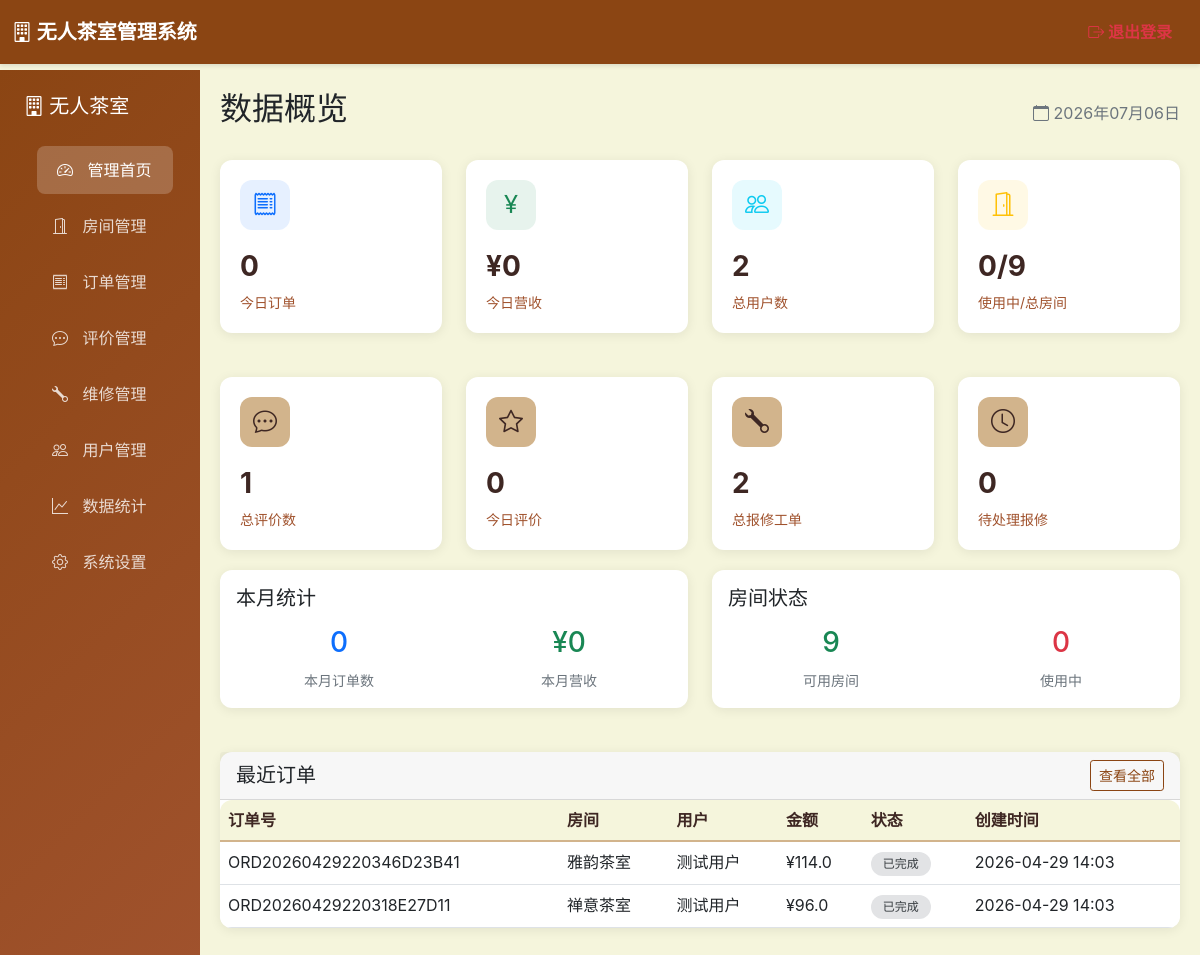
/admin (signed in), run on the app's committed database.
### models.py (models this page shows, shortened)
class Order(db.Model):
    __tablename__ = 'orders'
    id = db.Column(db.Integer, primary_key=True)
    order_no = db.Column(db.String(50), unique=True, nullable=False, index=True)
    booking_id = db.Column(db.Integer, db.ForeignKey('bookings.id'))  # 关联预约
    user_id = db.Column(db.Integer, db.ForeignKey('users.id'), nullable=False)
    room_id = db.Column(db.Integer, db.ForeignKey('rooms.id'), nullable=False)
    start_time = db.Column(db.DateTime, nullable=False)
    end_time = db.Column(db.DateTime, nullable=False)
    duration_hours = db.Column(db.Float, nullable=False)
    total_amount = db.Column(db.Float, nullable=False)
    status = db.Column(db.String(20), default='pending')
    payment_status = db.Column(db.String(20), default='unpaid')
    qr_code = db.Column(db.String(255))
    check_in_time = db.Column(db.DateTime)
    check_out_time = db.Column(db.DateTime)
    door_code = db.Column(db.String(6))  # 开门验证码（6位数字）
    payment_type = db.Column(db.String(20), default='immediate')  # 支付方式：immediate立即支付，postpay后付
    tea_type = db.Column(db.String(50), default='默认免费茶')  # 茶叶品类
    tea_price = db.Column(db.Float, default=0.0)  # 茶叶加价
    tea_weight = db.Column(db.Float, default=0.0)  # 茶叶重量（克）
    tea_unit_price = db.Column(db.Float, default=0.0)  # 茶叶单价（元/克）
    package_type = db.Column(db.String(50), default='按小时计费')  # 套餐类型
    created_at = db.Column(db.DateTime, default=datetime.utcnow)
    updated_at = db.Column(db.DateTime, default=datetime.utcnow, onupdate=datetime.utcnow)

class Room(db.Model):
    __tablename__ = 'rooms'
    id = db.Column(db.Integer, primary_key=True)
    name = db.Column(db.String(100), nullable=False)
    description = db.Column(db.Text)
    capacity = db.Column(db.Integer, default=4)
    price_per_hour = db.Column(db.Float, nullable=False)
    image_url = db.Column(db.String(255))
    facilities = db.Column(db.Text)
    status = db.Column(db.String(20), default='available')
    floor = db.Column(db.Integer, default=1)
    created_at = db.Column(db.DateTime, default=datetime.utcnow)
    orders = db.relationship('Order', backref='room', lazy=True, cascade='all, delete-orphan')
    bookings = db.relationship('Booking', backref='room', lazy=True, cascade='all, delete-orphan')

class User(db.Model):
    __tablename__ = 'users'
    id = db.Column(db.Integer, primary_key=True)
    username = db.Column(db.String(80), unique=True, nullable=False, index=True)
    password_hash = db.Column(db.String(255), nullable=False)
    phone = db.Column(db.String(20), unique=True, nullable=False, index=True)
    real_name = db.Column(db.String(50), nullable=False)
    email = db.Column(db.String(120), unique=True)
    is_admin = db.Column(db.Boolean, default=False)
    is_active = db.Column(db.Boolean, default=True)
    balance = db.Column(db.Float, default=0.0)
    is_member = db.Column(db.Boolean, default=False)
    member_level = db.Column(db.Integer, default=1)
    member_expires_at = db.Column(db.DateTime)
    total_consumption = db.Column(db.Float, default=0.0)
    created_at = db.Column(db.DateTime, default=datetime.utcnow)
    updated_at = db.Column(db.DateTime, default=datetime.utcnow, onupdate=datetime.utcnow)
    orders = db.relationship('Order', backref='user', lazy=True, cascade='all, delete-orphan')
    bookings = db.relationship('Booking', backref='user', lazy=True, cascade='all, delete-orphan')

### routes/admin.py (the view)
@admin_bp.route('/admin')
@admin_required
def dashboard():
    today = datetime.now().date()
    today_start = datetime.combine(today, datetime.min.time())
    today_orders = Order.query.filter(Order.created_at >= today_start).count()
    today_revenue = db.session.query(db.func.sum(Order.total_amount)).filter(
        Order.created_at >= today_start,
        Order.status == 'completed'
    ).scalar() or 0
    total_users = User.query.count()
    total_rooms = Room.query.count()
    available_rooms = Room.query.filter_by(status='available').count()
    in_use_rooms = Room.query.filter_by(status='occupied').count()
    month_start = today.replace(day=1)
    month_orders = Order.query.filter(Order.created_at >= month_start).count()
    month_revenue = db.session.query(db.func.sum(Order.total_amount)).filter(
        Order.created_at >= month_start,
        Order.status == 'completed'
    ).scalar() or 0
    from models import Review
    total_reviews = Review.query.count()
    today_reviews = Review.query.filter(Review.created_at >= today_start).count()
    from models import Repair
    total_repairs = Repair.query.count()
    pending_repairs = Repair.query.filter_by(status='pending').count()
    today_repairs = Repair.query.filter(Repair.created_at >= today_start).count()
    recent_orders = Order.query.order_by(Order.created_at.desc()).limit(10).all()
    return render_template('admin/dashboard.html',
                        today=today,
                        today_orders=today_orders,
                        today_revenue=today_revenue,
                        total_users=total_users,
                        total_rooms=total_rooms,
                        available_rooms=available_rooms,
                        in_use_rooms=in_use_rooms,
                        month_orders=month_orders,
                        month_revenue=month_revenue,
                        total_reviews=total_reviews,
                        today_reviews=today_reviews,
                        total_repairs=total_repairs,
                        pending_repairs=pending_repairs,
                        today_repairs=today_repairs,
                        recent_orders=recent_orders)

### routes/admin.py (called while the page is built)
def admin_required(f):
    @wraps(f)
    def decorated_function(*args, **kwargs):
        if 'admin_id' not in session:
            flash('请先登录管理员账号', 'error')
            return redirect(url_for('admin.login'))
        return f(*args, **kwargs)
    return decorated_function

### templates/admin/dashboard.html (shortened to what this page needs)
{% extends "admin/base.html" %}
{% block content %}
<div class="d-flex justify-content-between align-items-center mb-4">
    <h2>数据概览</h2>
    <span class="text-muted">
        <i class="bi bi-calendar"></i>
        {{ today.strftime('%Y年%m月%d日') }}
    </span>
</div>
<div class="row">
    <div class="col-md-3">
        <div class="stat-card">
            <div class="icon bg-primary bg-opacity-10 text-primary">
                <i class="bi bi-receipt"></i>
            </div>
            <div class="value">{{ today_orders }}</div>
            <div class="label">今日订单</div>
        </div>
    </div>
    <div class="col-md-3">
        <div class="stat-card">
            <div class="icon bg-success bg-opacity-10 text-success">
                <i class="bi bi-currency-yen"></i>
            </div>
            <div class="value">¥{{ today_revenue|round(2) }}</div>
            <div class="label">今日营收</div>
        </div>
    </div>
    <div class="col-md-3">
        <div class="stat-card">
            <div class="icon bg-info bg-opacity-10 text-info">
                <i class="bi bi-people"></i>
            </div>
            <div class="value">{{ total_users }}</div>
            <div class="label">总用户数</div>
        </div>
    </div>
    <div class="col-md-3">
        <div class="stat-card">
            <div class="icon bg-warning bg-opacity-10 text-warning">
                <i class="bi bi-door-open"></i>
            </div>
            <div class="value">{{ in_use_rooms }}/{{ total_rooms }}</div>
            <div class="label">使用中/总房间</div>
        </div>
    </div>
    <div class="col-md-3 mt-4">
        <div class="stat-card">
            <div class="icon bg-purple bg-opacity-10 text-purple">
                <i class="bi bi-chat-dots"></i>
            </div>
            <div class="value">{{ total_reviews }}</div>
            <div class="label">总评价数</div>
        </div>
    </div>
    <div class="col-md-3 mt-4">
        <div class="stat-card">
            <div class="icon bg-pink bg-opacity-10 text-pink">
                <i class="bi bi-star"></i>
            </div>
            <div class="value">{{ today_reviews }}</div>
            <div class="label">今日评价</div>
        </div>
    </div>
    <div class="col-md-3 mt-4">
        <div class="stat-card">
            <div class="icon bg-orange bg-opacity-10 text-orange">
                <i class="bi bi-wrench"></i>
            </div>
            <div class="value">{{ total_repairs }}</div>
            <div class="label">总报修工单</div>
        </div>
    </div>
    <div class="col-md-3 mt-4">
        <div class="stat-card">
            <div class="icon bg-red bg-opacity-10 text-red">
                <i class="bi bi-clock"></i>
            </div>
            <div class="value">{{ pending_repairs }}</div>
            <div class="label">待处理报修</div>
        </div>
    </div>
</div>
<div class="row mb-4">
    <div class="col-md-6">
        <div class="card">
            <div class="card-body">
                <h5 class="card-title mb-3">本月统计</h5>
                <div class="row">
                    <div class="col-6">
                        <div class="text-center">
                            <div class="h3 text-primary">{{ month_orders }}</div>
                            <small class="text-muted">本月订单数</small>
                        </div>
                    </div>
                    <div class="col-6">
                        <div class="text-center">
                            <div class="h3 text-success">¥{{ month_revenue|round(2) }}</div>
                            <small class="text-muted">本月营收</small>
                        </div>
                    </div>
                </div>
            </div>
        </div>
    </div>
    <div class="col-md-6">
        <div class="card">
            <div class="card-body">
                <h5 class="card-title mb-3">房间状态</h5>
                <div class="row">
                    <div class="col-6">
                        <div class="text-center">
                            <div class="h3 text-success">{{ available_rooms }}</div>
                            <small class="text-muted">可用房间</small>
                        </div>
                    </div>
                    <div class="col-6">
                        <div class="text-center">
                            <div class="h3 text-danger">{{ in_use_rooms }}</div>
                            <small class="text-muted">使用中</small>
                        </div>
                    </div>
                </div>
            </div>
        </div>
    </div>
</div>
<div class="card">
    <div class="card-header d-flex justify-content-between align-items-center">
        <h5 class="mb-0">最近订单</h5>
        <a href="{{ url_for('admin.orders') }}" class="btn btn-sm btn-outline-primary">
            查看全部
        </a>
    </div>
    <div class="card-body p-0">
        <div class="table-responsive">
            <table class="table table-hover mb-0">
                <thead>
                    <tr>
                        <th>订单号</th>
                        <th>房间</th>
                        <th>用户</th>
                        <th>金额</th>
                        <th>状态</th>
                        <th>创建时间</th>
                    </tr>
                </thead>
                <tbody>
                    {% for order in recent_orders %}
                    <tr>
                        <td>{{ order.order_no }}</td>
                        <td>{{ order.room.name if order.room else '-' }}</td>
                        <td>{{ order.user.real_name if order.user else '-' }}</td>
                        <td>¥{{ order.total_amount|round(2) }}</td>
                        <td>
                            <span class="badge badge-{{ order.status }}">
                                {% if order.status == 'pending' %}待确认
                                {% elif order.status == 'confirmed' %}已确认
                                {% elif order.status == 'in_use' %}使用中
                                {% elif order.status == 'completed' %}已完成
                                {% elif order.status == 'cancelled' %}已取消
                                {% endif %}
                            </span>
                        </td>
                        <td>{{ order.created_at.strftime('%Y-%m-%d %H:%M') if order.created_at else '-' }}</td>
                    </tr>
                    {% else %}
                    <tr>
                        <td colspan="6" class="text-center text-muted">
                            暂无订单数据
                        </td>
                    </tr>
                    {% endfor %}
                </tbody>
            </table>
        </div>
    </div>
</div>
{% endblock %}

### templates/admin/base.html (style rules this page uses)
:root { --primary-color: #8B4513; --secondary-color: #D2B48C; --accent-color: #A0522D; --light-color: #F5F5DC; --dark-color: #3E2723; --success-color: #2E7D32; --danger-color: #C62828; --warning-color: #FFA000; --info-color: #0288D1; }
body { font-family: -apple-system, BlinkMacSystemFont, 'Segoe UI', Roboto, 'Helvetica Neue', Arial, sans-serif; background-color: var(--light-color); padding-top: 70px; transition: all 0.3s ease; }
.card { border: none; border-radius: 12px; box-shadow: 0 2px 12px rgba(0, 0, 0, 0.08); margin-bottom: 20px; transition: transform 0.3s ease, box-shadow 0.3s ease; }
.stat-card { background: white; border-radius: 12px; padding: 20px; box-shadow: 0 2px 12px rgba(0, 0, 0, 0.08); margin-bottom: 20px; transition: transform 0.3s ease, box-shadow 0.3s ease; }
.stat-card .icon { width: 50px; height: 50px; border-radius: 12px; display: flex; align-items: center; justify-content: center; font-size: 24px; margin-bottom: 15px; background: var(--secondary-color); color: var(--dark-color); }
.stat-card .value { font-size: 28px; font-weight: bold; color: var(--dark-color); margin-bottom: 5px; }
.stat-card .label { color: var(--accent-color); font-size: 14px; }
.btn-outline-primary { color: var(--primary-color); border-color: var(--primary-color); transition: all 0.3s ease; }
.table { background: white; border-radius: 12px; overflow: hidden; }
.table thead th { background: var(--light-color); border-bottom: 2px solid var(--secondary-color); font-weight: 600; color: var(--dark-color); }
.badge { padding: 6px 12px; border-radius: 20px; font-size: 12px; font-weight: 500; }
.badge-completed { background: #e2e3e5; color: #383d41; }

### data on the page
Order: order_no "ORD20260429220346D23B41", room "雅韵茶室", user "测试用户", total_amount "114.0", status "已完成", created_at "2026-04-29 14:03"
Order: order_no "ORD20260429220318E27D11", room "禅意茶室", user "测试用户", total_amount "96.0", status "已完成", created_at "2026-04-29 14:03"

### other printed values
{{ today_orders }} "0"
{{ today_revenue|round(2) }} "0"
{{ total_users }} "2"
{{ in_use_rooms }} "0"
{{ total_rooms }} "9"
{{ total_reviews }} "1"
{{ today_reviews }} "0"
{{ total_repairs }} "2"
{{ pending_repairs }} "0"
{{ month_orders }} "0"
{{ month_revenue|round(2) }} "0"
{{ available_rooms }} "9"
